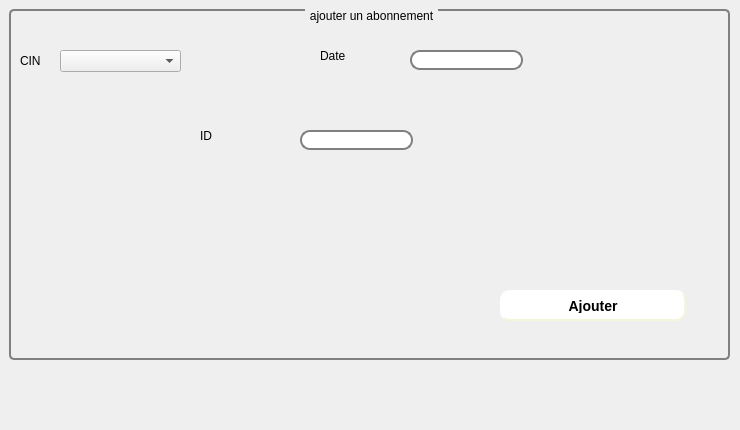
     <widget class="QWidget" name="tab_7">
      <attribute name="title">
       <string>Ajouter un abonnement</string>
      </attribute>
      <widget class="QLabel" name="label_9">
       <property name="geometry">
        <rect>
         <x>20</x>
         <y>40</y>
         <width>71</width>
         <height>41</height>
        </rect>
       </property>
       <property name="text">
        <string>CIN</string>
       </property>
      </widget>
      <widget class="QLabel" name="label_10">
       <property name="geometry">
        <rect>
         <x>320</x>
         <y>40</y>
         <width>81</width>
         <height>31</height>
        </rect>
       </property>
       <property name="text">
        <string>Date</string>
       </property>
      </widget>
      <widget class="QLineEdit" name="lineEdit_nom_2">
       <property name="geometry">
        <rect>
         <x>410</x>
         <y>50</y>
         <width>113</width>
         <height>20</height>
        </rect>
       </property>
       <property name="styleSheet">
        <string notr="true">QLineEdit {
    border: 2px solid gray;
    border-radius: 10px;
    padding: 0 8px;
    background: white;
    selection-background-color: darkgray;
}</string>
       </property>
      </widget>
      <widget class="QPushButton" name="pb_ajouter_2">
       <property name="geometry">
        <rect>
         <x>500</x>
         <y>290</y>
         <width>186</width>
         <height>31</height>
        </rect>
       </property>
       <property name="styleSheet">
        <string notr="true">QPushButton#pb_ajouter_2 {
    background-color: white;
    border-style: outset;
    border-width: 2px;
    border-radius: 10px;
    border-color: beige;
    font: bold 14px;
    min-width: 10em;
    padding: 6px;
}</string>
       </property>
       <property name="text">
        <string>Ajouter</string>
       </property>
      </widget>
      <widget class="QLabel" name="label_17">
       <property name="geometry">
        <rect>
         <x>200</x>
         <y>110</y>
         <width>61</width>
         <height>51</height>
        </rect>
       </property>
       <property name="text">
        <string>ID</string>
       </property>
      </widget>
      <widget class="QLineEdit" name="lineEdit_id">
       <property name="geometry">
        <rect>
         <x>300</x>
         <y>130</y>
         <width>113</width>
         <height>20</height>
        </rect>
       </property>
       <property name="styleSheet">
        <string notr="true">QLineEdit {
    border: 2px solid gray;
    border-radius: 10px;
    padding: 0 8px;
    background: white;
    selection-background-color: darkgray;
}</string>
       </property>
      </widget>
      <widget class="QGroupBox" name="groupBox_5">
       <property name="geometry">
        <rect>
         <x>9</x>
         <y>9</y>
         <width>721</width>
         <height>351</height>
        </rect>
       </property>
       <property name="styleSheet">
        <string notr="true">QGroupBox {
    background-color: qlineargradient(x1: 0, y1: 0, x2: 0, y2: 1,
                                      stop: 0 #E0E0E0, stop: 1 #FFFFFF);
    border: 2px solid gray;
    border-radius: 5px;
    margin-top: 1ex; /* leave space at the top for the title */
}

QGroupBox::title {
    subcontrol-origin: margin;
    subcontrol-position: top center; /* position at the top center */
    padding: 0 3px;
    background-color: qlineargradient(x1: 0, y1: 0, x2: 0, y2: 1,
                                      stop: 0 #FF0ECE, stop: 1 #FFFFFF);
}</string>
       </property>
       <property name="title">
        <string>ajouter un abonnement</string>
       </property>
      </widget>
      <widget class="QLabel" name="label_35">
       <property name="geometry">
        <rect>
         <x>0</x>
         <y>0</y>
         <width>731</width>
         <height>421</height>
        </rect>
       </property>
       <property name="text">
        <string/>
       </property>
       <property name="pixmap">
        <pixmap>../../Downloads/78634496_719301035223392_5189077133661569024_n.jpg</pixmap>
       </property>
      </widget>
      <widget class="QComboBox" name="comboBox">
       <property name="geometry">
        <rect>
         <x>60</x>
         <y>50</y>
         <width>121</width>
         <height>22</height>
        </rect>
       </property>
      </widget>
      <zorder>label_35</zorder>
      <zorder>groupBox_5</zorder>
      <zorder>label_9</zorder>
      <zorder>label_10</zorder>
      <zorder>lineEdit_nom_2</zorder>
      <zorder>pb_ajouter_2</zorder>
      <zorder>label_17</zorder>
      <zorder>lineEdit_id</zorder>
      <zorder>comboBox</zorder>
     </widget>
